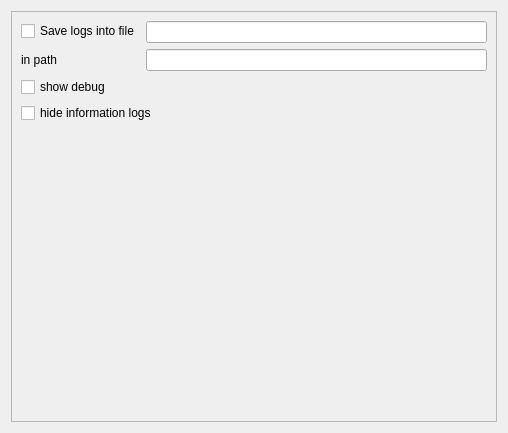
<?xml version="1.0" encoding="UTF-8"?>
<ui version="4.0">
 <class>LogsSettings</class>
 <widget class="QWidget" name="LogsSettings">
  <property name="geometry">
   <rect>
    <x>0</x>
    <y>0</y>
    <width>508</width>
    <height>433</height>
   </rect>
  </property>
  <property name="windowTitle">
   <string>Form</string>
  </property>
  <layout class="QVBoxLayout" name="verticalLayout_2">
   <item>
    <layout class="QVBoxLayout" name="verticalLayout">
     <item>
      <widget class="QScrollArea" name="scrollArea">
       <property name="widgetResizable">
        <bool>true</bool>
       </property>
       <widget class="QWidget" name="scrollAreaWidgetContents">
        <property name="geometry">
         <rect>
          <x>0</x>
          <y>0</y>
          <width>486</width>
          <height>411</height>
         </rect>
        </property>
        <layout class="QVBoxLayout" name="verticalLayout_5">
         <item>
          <layout class="QFormLayout" name="formLayout_2">
           <item row="0" column="0">
            <widget class="QCheckBox" name="logs_to_file_checkbox">
             <property name="text">
              <string>Save logs into file</string>
             </property>
            </widget>
           </item>
           <item row="0" column="1">
            <widget class="QLineEdit" name="logs_filename_lineedit"/>
           </item>
           <item row="1" column="0">
            <widget class="QLabel" name="label">
             <property name="text">
              <string>in path</string>
             </property>
             <property name="alignment">
              <set>Qt::AlignCenter</set>
             </property>
             <property name="wordWrap">
              <bool>false</bool>
             </property>
            </widget>
           </item>
           <item row="1" column="1">
            <widget class="QLineEdit" name="logs_path_lineedit"/>
           </item>
          </layout>
         </item>
         <item>
          <widget class="QCheckBox" name="show_debug_checkbox">
           <property name="text">
            <string>show debug</string>
           </property>
          </widget>
         </item>
         <item>
          <widget class="QCheckBox" name="hide_info_logs_checkbox">
           <property name="text">
            <string>hide information logs</string>
           </property>
          </widget>
         </item>
         <item>
          <spacer name="verticalSpacer">
           <property name="orientation">
            <enum>Qt::Vertical</enum>
           </property>
           <property name="sizeHint" stdset="0">
            <size>
             <width>20</width>
             <height>40</height>
            </size>
           </property>
          </spacer>
         </item>
        </layout>
       </widget>
      </widget>
     </item>
    </layout>
   </item>
  </layout>
 </widget>
 <resources/>
 <connections>
  <connection>
   <sender>logs_to_file_checkbox</sender>
   <signal>toggled(bool)</signal>
   <receiver>logs_filename_lineedit</receiver>
   <slot>setEnabled(bool)</slot>
   <hints>
    <hint type="sourcelabel">
     <x>76</x>
     <y>31</y>
    </hint>
    <hint type="destinationlabel">
     <x>155</x>
     <y>36</y>
    </hint>
   </hints>
  </connection>
  <connection>
   <sender>logs_to_file_checkbox</sender>
   <signal>toggled(bool)</signal>
   <receiver>logs_path_lineedit</receiver>
   <slot>setEnabled(bool)</slot>
   <hints>
    <hint type="sourcelabel">
     <x>90</x>
     <y>35</y>
    </hint>
    <hint type="destinationlabel">
     <x>165</x>
     <y>68</y>
    </hint>
   </hints>
  </connection>
 </connections>
</ui>
